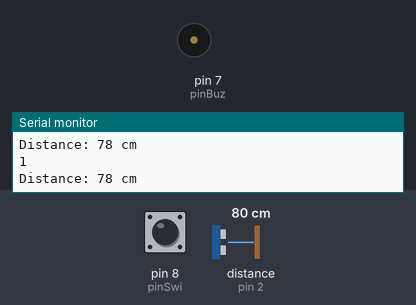
Simulated run of this sketch. Board: Arduino Uno, built with avr-gcc and run on an emulated ATmega328P. Parts: buzzer (waves = sounding, pin HIGH), the last lines printed to the serial monitor. Wiring (inferred from the names in the program): ultrasonic range finder: trigger pin 3; echo pin 2. Inputs (shaded band) come from the test bench; at power-on: distance to the obstacle (sensor on pin 2) 80 cm, pin 8 (pinSwi) HIGH. The echo pulse lasts 58.3 µs per cm; pins used as bus, display or sensor lines are not drawn.

Above: at 1.2 s.
1.3 s: distance to the obstacle (sensor on pin 2) set to 250 cm
4.3 s: distance to the obstacle (sensor on pin 2) set to 18 cm
7.3 s: pin 8 (pinSwi) pulled LOW for 0.15 s
At 7.39 s:
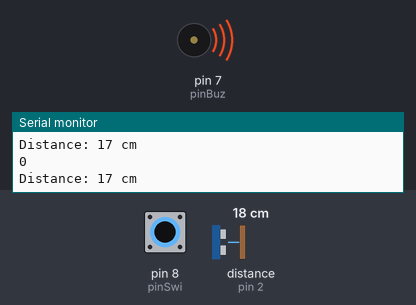
8.9 s: pin 8 (pinSwi) pulled LOW for 3.2 s
At 13.4 s:
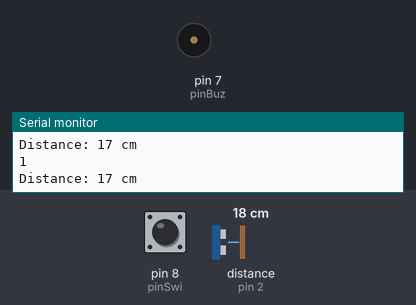
Timing chart, 0 to 14.9 s (numbered marks = the images above; inputs shaded):
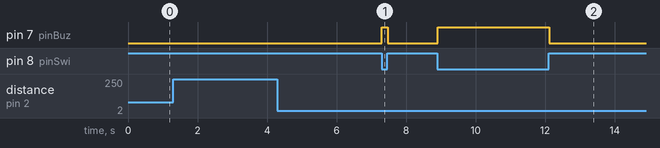

Measured:
- after the input at 7.3 s, pin 7 (pinBuz): LOW → HIGH at once, → LOW 0.17 s later
- after the input at 8.9 s, pin 7 (pinBuz): LOW → HIGH at once, → LOW 3.2 s later

The sketch:

BUZZER.ino
```cpp
   const int pinBuz = 7; //Buzzer Pin
   const int pinSwi = 8; // Push-button pin
   #define echoPin 2 // attach pin D2 Arduino to pin Echo of HC-SR04
   #define trigPin 3 //attach pin D3 Arduino to pin Trig of HC-SR04
   long duration; // variable for the duration of sound wave travel
int distance; // variable for the distance measurement

    void setup() {
        Serial.begin(9600); // Opens Serial communication
        pinMode(pinBuz,OUTPUT); //Defines pinBuz as an Output
        pinMode(pinSwi,INPUT); // Defines pinSwi as an input
        pinMode(trigPin, OUTPUT); // Sets the trigPin as an OUTPUT
        pinMode(echoPin, INPUT); // Sets the echoPin as an INPUT
              }
    void loop () {
      digitalWrite(trigPin, LOW);
      delayMicroseconds(2);
      // Sets the trigPin HIGH (ACTIVE) for 10 microseconds
      digitalWrite(trigPin, HIGH);
      delayMicroseconds(10);
      digitalWrite(trigPin, LOW);
      // Reads the echoPin, returns the sound wave travel time in microseconds
      duration = pulseIn(echoPin, HIGH);
      // Calculating the distance
      distance = duration * 0.034 / 2; // Speed of sound wave divided by 2 (go and back)
      // Displays the distance on the Serial Monitor
      Serial.print("Distance: ");
      Serial.print(distance);
      Serial.println(" cm");


      int botao; // To save the last logic state of the button
      botao = digitalRead(pinSwi); //Put the reading value of the switch on botao
      Serial.println(botao); //Shows the logic state of the input on Serial Monitor
      if (botao == 0 && distance < 30 && distance > 0) // Pressed button, logic State HIGH (5V)
      {
      digitalWrite(pinBuz,1); //Switch pressed, buzzer on
      }else
      {
      digitalWrite(pinBuz,0); //If the switch isn’t pressed, buzzer off.
      }
      delay(10); //reading delay
                }
```
